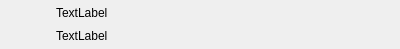
<?xml version="1.0" encoding="UTF-8"?>
<ui version="4.0">
 <class>Form</class>
 <widget class="QWidget" name="Form">
  <property name="geometry">
   <rect>
    <x>0</x>
    <y>0</y>
    <width>400</width>
    <height>49</height>
   </rect>
  </property>
  <property name="windowTitle">
   <string>Form</string>
  </property>
  <layout class="QVBoxLayout" name="verticalLayout">
   <property name="spacing">
    <number>3</number>
   </property>
   <property name="leftMargin">
    <number>3</number>
   </property>
   <property name="topMargin">
    <number>3</number>
   </property>
   <property name="rightMargin">
    <number>3</number>
   </property>
   <property name="bottomMargin">
    <number>3</number>
   </property>
   <item>
    <layout class="QHBoxLayout" name="horizontalLayout">
     <property name="spacing">
      <number>3</number>
     </property>
     <item>
      <widget class="QFrame" name="frame">
       <property name="minimumSize">
        <size>
         <width>50</width>
         <height>16</height>
        </size>
       </property>
       <property name="maximumSize">
        <size>
         <width>50</width>
         <height>16</height>
        </size>
       </property>
       <property name="frameShape">
        <enum>QFrame::NoFrame</enum>
       </property>
       <property name="frameShadow">
        <enum>QFrame::Raised</enum>
       </property>
      </widget>
     </item>
     <item>
      <widget class="QLabel" name="label">
       <property name="text">
        <string>TextLabel</string>
       </property>
      </widget>
     </item>
    </layout>
   </item>
   <item>
    <layout class="QHBoxLayout" name="horizontalLayout_2">
     <property name="spacing">
      <number>3</number>
     </property>
     <item>
      <widget class="QFrame" name="frame_2">
       <property name="minimumSize">
        <size>
         <width>50</width>
         <height>16</height>
        </size>
       </property>
       <property name="maximumSize">
        <size>
         <width>50</width>
         <height>16</height>
        </size>
       </property>
       <property name="frameShape">
        <enum>QFrame::NoFrame</enum>
       </property>
       <property name="frameShadow">
        <enum>QFrame::Raised</enum>
       </property>
      </widget>
     </item>
     <item>
      <widget class="QLabel" name="label_2">
       <property name="text">
        <string>TextLabel</string>
       </property>
      </widget>
     </item>
    </layout>
   </item>
  </layout>
 </widget>
 <resources/>
 <connections/>
</ui>
